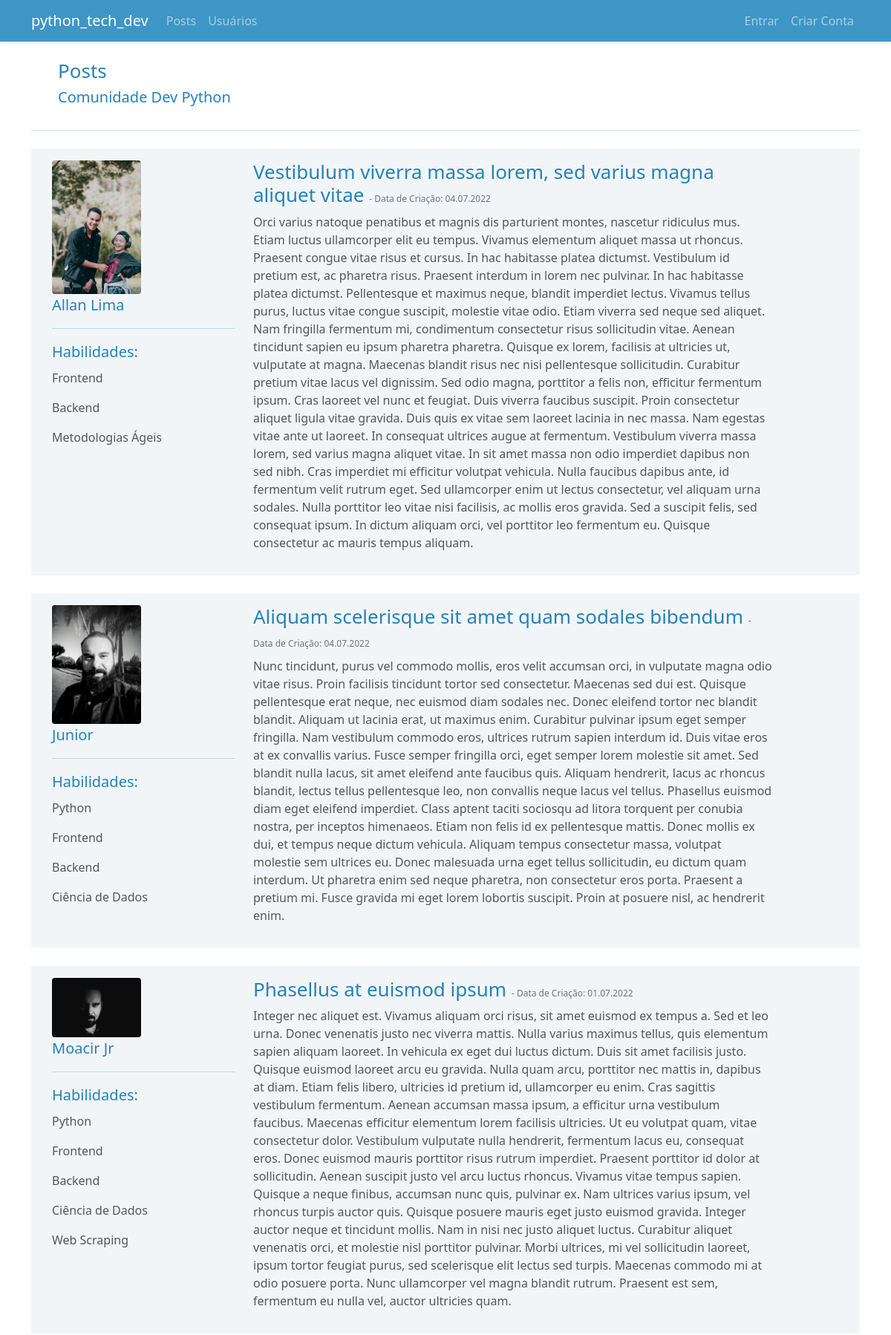
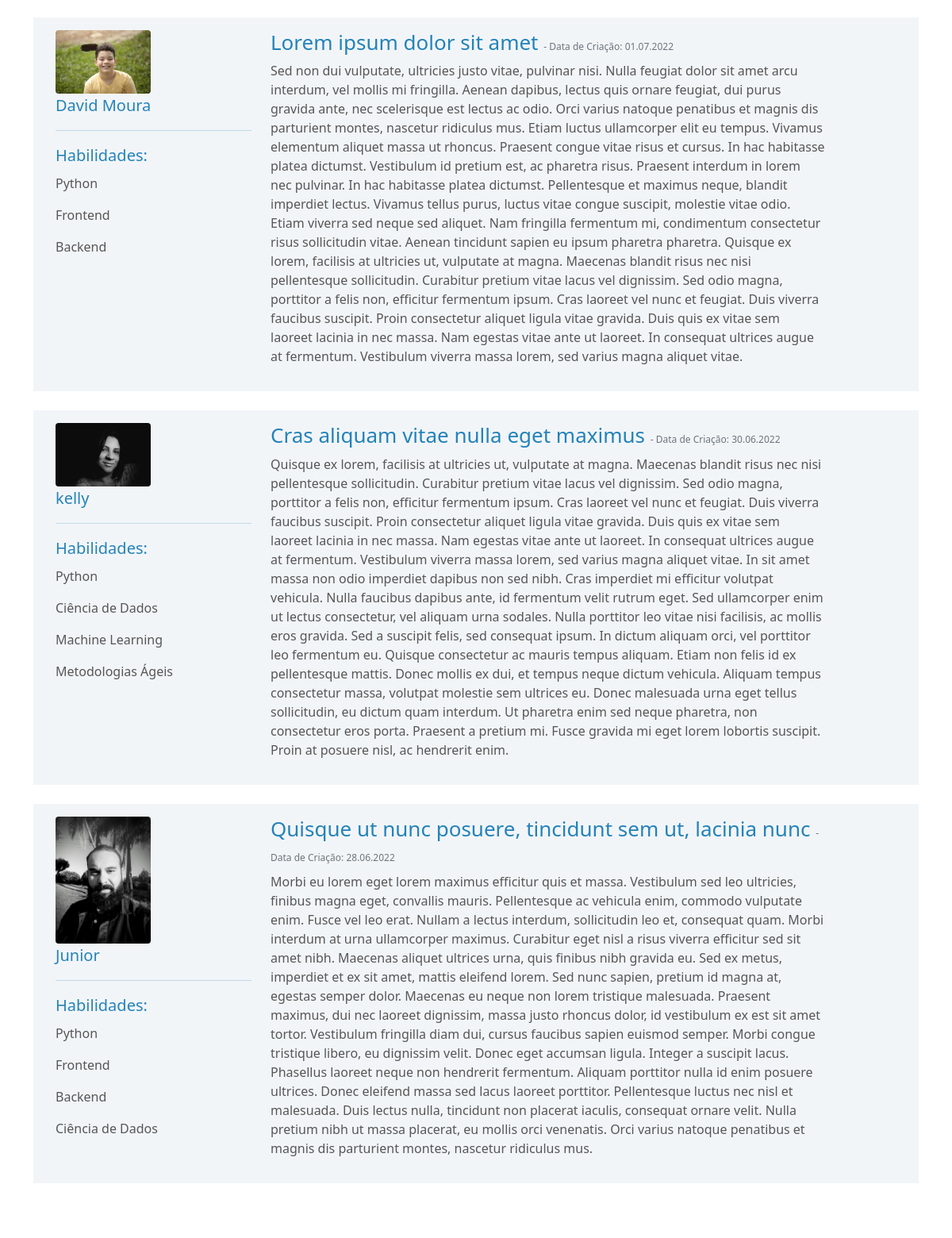
Screenshot of /Posts (upper part) with the database file from the repository (2 pictures, top to bottom).
### pythontechdev/models.py (models this page shows, shortened)
class Post(database.Model):
    id = database.Column(database.Integer, primary_key=True)
    titulo = database.Column(database.String, nullable=False)
    corpo = database.Column(database.Text, nullable=False)
    data_criacao = database.Column(database.DateTime, nullable=False, default=datetime.utcnow)
    id_usuario = database.Column(database.Integer, database.ForeignKey('usuario.id'), nullable=False)

class Usuario(database.Model, UserMixin):
    id = database.Column(database.Integer, primary_key=True)
    username = database.Column(database.String, nullable=False)
    email = database.Column(database.String, nullable=False, unique=True)
    senha = database.Column(database.String, nullable=False)
    foto_perfil = database.Column(database.String, default='default.jpg')
    posts = database.relationship('Post', backref='autor', lazy=True)
    habilidades = database.Column(database.String, nullable=False, default='Não Informado')

### pythontechdev/routs.py (the view)
@app.route('/Posts')
def posts():
    posts = Post.query.order_by(Post.id.desc())
    return render_template('posts.html', posts=posts)

### pythontechdev/templates/posts.html
{% extends 'base.html' %}
{% block body %}
    <div class="container fbgm">
        <div class="row m-4">
            <h1 class="fbgm">Posts</h1>
            <h4 class="text_blue_small">Comunidade Dev Python</h4>
        </div>
        <hr>
        <div class="callout">
            {% for post in posts %}
                <div class="container">
                    <div class="row bg-light mt-4 p-3 meupost">
                        <div class="col col-3">
                            <div class="image pe-2"><img src="{{ url_for('static', filename='fotos_perfil/{}'.format(post.autor.foto_perfil)) }}" class="rounded" width="120"></div>
                            <p class="text_blue_small">{{ post.autor.username }}</p>
                            <hr class="fbgm">
                            <div class="row justify-content-center">
                                <legend class="text_blue_small">Habilidades:</legend>
                                {% for habilidade in post.autor.habilidades.split(';') %}
                                    <p class="text_blue">{{ habilidade }}</p>
                                {% endfor %}
                            </div>
                        </div>
                        <div class="col callout col-8">
                            <a style="text-decoration: none" href="{{ url_for('exibir_post', post_id=post.id) }}">
                                <h3 class="fbgm">{{ post.titulo }}
                                    <small class="text-muted" style="font-size: 12px">- Data de Criação: {{ post.data_criacao.strftime('%d.%m.%Y') }}</small>
                                </h3>
                            </a>
                            <p class="text_blue">{{ post.corpo }}</p>
                        </div>
                    </div>
                </div>
            {% endfor %}
        </div>
    </div>
{% endblock %}

### pythontechdev/static/main.css (style rules this page uses)
.fbgm { font-size: 26px; color: #2483b9 }
.meupost { background: #f2f5f8 !important; color: #000 !important; }
.text_blue { font-size: 16px; color: #565656; }
.text_blue_small { font-size: 20px; color: #2483b9 }

### rows the page displays
Post: foto_perfil (picture), autor.username "Allan Lima", habilidade "Frontend" "Backend" "Metodologias Ágeis", titulo "Vestibulum viverra massa lorem, sed varius magna aliquet vitae", data_criacao "04.07.2022", corpo "Orci varius natoque penatibus et magnis dis parturient montes, nascetur ridiculus mus. Etiam luctus ullamcorper elit eu tempus. Vivamus elementum aliquet massa ut rhoncus. Praesent congue vitae risus et cursus. In hac habitasse platea dictumst. Vestibulum id pretium est, ac pharetra risus. Praesent interdum in lorem nec pulvinar. In hac habitasse platea dictumst. Pellentesque et maximus neque, blandit imperdiet lectus. Vivamus tellus purus, luctus vitae congue suscipit, molestie vitae odio. Etiam viverra sed neque sed aliquet. Nam fringilla fermentum mi, condimentum consectetur risus sollicitudin vitae. Aenean tincidunt sapien eu ipsum pharetra pharetra. Quisque ex lorem, facilisis at…"
Post: foto_perfil (picture), autor.username "Junior", habilidade "Python" "Frontend" "Backend" "Ciência de Dados", titulo "Aliquam scelerisque sit amet quam sodales bibendum", data_criacao "04.07.2022", corpo "Nunc tincidunt, purus vel commodo mollis, eros velit accumsan orci, in vulputate magna odio vitae risus. Proin facilisis tincidunt tortor sed consectetur. Maecenas sed dui est. Quisque pellentesque erat neque, nec euismod diam sodales nec. Donec eleifend tortor nec blandit blandit. Aliquam ut lacinia erat, ut maximus enim. Curabitur pulvinar ipsum eget semper fringilla. Nam vestibulum commodo eros, ultrices rutrum sapien interdum id. Duis vitae eros at ex convallis varius. Fusce semper fringilla orci, eget semper lorem molestie sit amet. Sed blandit nulla lacus, sit amet eleifend ante faucibus quis. Aliquam hendrerit, lacus ac rhoncus blandit, lectus tellus pellentesque leo, non convallis…"
Post: foto_perfil (picture), autor.username "Moacir Jr", habilidade "Python" "Frontend" "Backend" "Ciência de Dados" "Web Scraping", titulo "Phasellus at euismod ipsum", data_criacao "01.07.2022", corpo "Integer nec aliquet est. Vivamus aliquam orci risus, sit amet euismod ex tempus a. Sed et leo urna. Donec venenatis justo nec viverra mattis. Nulla varius maximus tellus, quis elementum sapien aliquam laoreet. In vehicula ex eget dui luctus dictum. Duis sit amet facilisis justo. Quisque euismod laoreet arcu eu gravida. Nulla quam arcu, porttitor nec mattis in, dapibus at diam. Etiam felis libero, ultricies id pretium id, ullamcorper eu enim. Cras sagittis vestibulum fermentum. Aenean accumsan massa ipsum, a efficitur urna vestibulum faucibus. Maecenas efficitur elementum lorem facilisis ultricies. Ut eu volutpat quam, vitae consectetur dolor. Vestibulum vulputate nulla hendrerit, fermentum…"
Post: foto_perfil (picture), autor.username "David Moura", habilidade "Python" "Frontend" "Backend", titulo "Lorem ipsum dolor sit amet", data_criacao "01.07.2022", corpo "Sed non dui vulputate, ultricies justo vitae, pulvinar nisi. Nulla feugiat dolor sit amet arcu interdum, vel mollis mi fringilla. Aenean dapibus, lectus quis ornare feugiat, dui purus gravida ante, nec scelerisque est lectus ac odio. Orci varius natoque penatibus et magnis dis parturient montes, nascetur ridiculus mus. Etiam luctus ullamcorper elit eu tempus. Vivamus elementum aliquet massa ut rhoncus. Praesent congue vitae risus et cursus. In hac habitasse platea dictumst. Vestibulum id pretium est, ac pharetra risus. Praesent interdum in lorem nec pulvinar. In hac habitasse platea dictumst. Pellentesque et maximus neque, blandit imperdiet lectus. Vivamus tellus purus, luctus vitae congue…"
Post: foto_perfil (picture), autor.username "kelly", habilidade "Python" "Ciência de Dados" "Machine Learning" "Metodologias Ágeis", titulo "Cras aliquam vitae nulla eget maximus", data_criacao "30.06.2022", corpo "Quisque ex lorem, facilisis at ultricies ut, vulputate at magna. Maecenas blandit risus nec nisi pellentesque sollicitudin. Curabitur pretium vitae lacus vel dignissim. Sed odio magna, porttitor a felis non, efficitur fermentum ipsum. Cras laoreet vel nunc et feugiat. Duis viverra faucibus suscipit. Proin consectetur aliquet ligula vitae gravida. Duis quis ex vitae sem laoreet lacinia in nec massa. Nam egestas vitae ante ut laoreet. In consequat ultrices augue at fermentum. Vestibulum viverra massa lorem, sed varius magna aliquet vitae. In sit amet massa non odio imperdiet dapibus non sed nibh. Cras imperdiet mi efficitur volutpat vehicula. Nulla faucibus dapibus ante, id fermentum velit…"
Post: foto_perfil (picture), autor.username "Junior", habilidade "Python" "Frontend" "Backend" "Ciência de Dados", titulo "Quisque ut nunc posuere, tincidunt sem ut, lacinia nunc", data_criacao "28.06.2022", corpo "Morbi eu lorem eget lorem maximus efficitur quis et massa. Vestibulum sed leo ultricies, finibus magna eget, convallis mauris. Pellentesque ac vehicula enim, commodo vulputate enim. Fusce vel leo erat. Nullam a lectus interdum, sollicitudin leo et, consequat quam. Morbi interdum at urna ullamcorper maximus. Curabitur eget nisl a risus viverra efficitur sed sit amet nibh. Maecenas aliquet ultrices urna, quis finibus nibh gravida eu. Sed ex metus, imperdiet et ex sit amet, mattis eleifend lorem. Sed nunc sapien, pretium id magna at, egestas semper dolor. Maecenas eu neque non lorem tristique malesuada. Praesent maximus, dui nec laoreet dignissim, massa justo rhoncus dolor, id vestibulum ex…"
